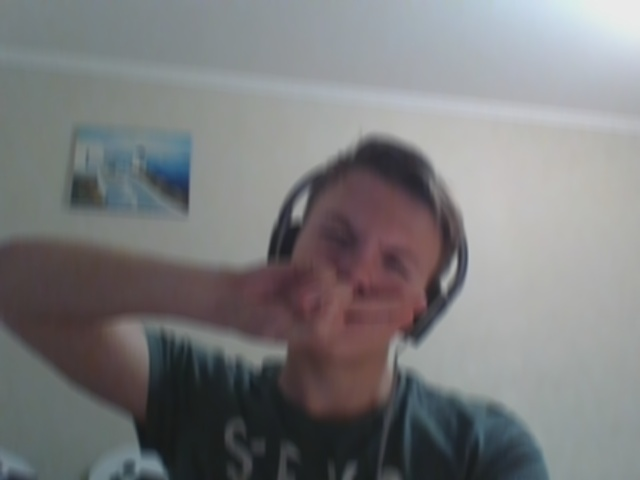
//> input picture ibm/lab5/image0.jpg, 640 x 480 px
$ ./laplas   (built with g++ and OpenCV 4)
//> lines starting //> are read from the running program, lines starting //| are printed output that depends on the picture
//
// пример работы оператора Лапласа - cvLaplace()
//
// robocraft.ru
//

//#include <cv.hpp>
#include <stdlib.h>
#include <stdio.h>


#include "opencv2/videoio.hpp"
#include "opencv2/highgui.hpp"
#include "opencv2/imgproc.hpp"

IplImage* image = 0;
IplImage* dst = 0;
IplImage* dst2 = 0;

int main(int argc, char* argv[])
{
	// имя картинки задаётся первым параметром
	char* filename = argc >= 2 ? argv[1] : (char *)"Image0.jpg";
	// получаем картинку
	image = cvLoadImage(filename, 1);
//> image is the input picture: 480 rows x 640 cols, CV_8UC3; mean B, G, R 124.2, 123.1, 122.6
	// создаём картинки
	dst = cvCreateImage( cvGetSize(image), IPL_DEPTH_16S, image->nChannels);
	dst2 = cvCreateImage( cvGetSize(image), image->depth, image->nChannels);

	printf("[i] image: %s\n", filename);
	assert( image != 0 );

	// окно для отображения картинки
	cvNamedWindow("original", CV_WINDOW_AUTOSIZE);
	cvNamedWindow("cvLaplace", CV_WINDOW_AUTOSIZE);

	int aperture = argc == 3 ? atoi(argv[2]) : 3;

	// применяем оператор Лапласа
	cvLaplace(image, dst, aperture);
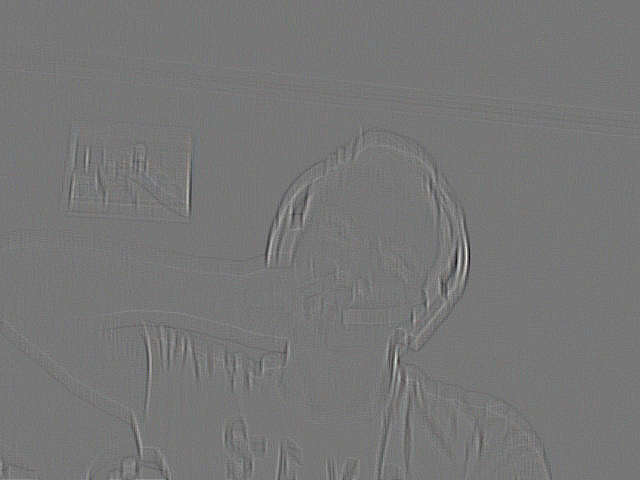
//> dst: 480 rows x 640 cols, CV_16SC3; mean B, G, R 0, 0, 0; drawn with min black and max white

	// преобразуем изображение к 8-битному
	cvConvertScale(dst, dst2);
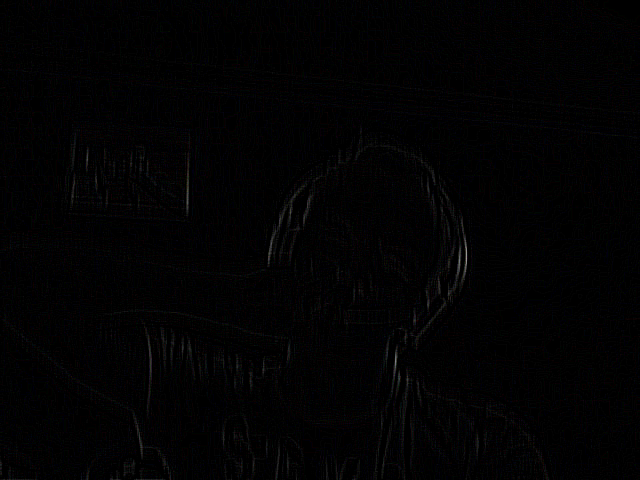
//> dst2: 480 rows x 640 cols, CV_8UC3; mean B, G, R 2.5, 2, 2.2

	// показываем картинку
	cvShowImage("original", image);
	cvShowImage("cvLaplace", dst2);

	cvWaitKey(0);

	// освобождаем ресурсы
	cvReleaseImage(&image);
	cvReleaseImage(&dst);
	cvReleaseImage(&dst2);
	// удаляем окна
	cvDestroyAllWindows();
	return 0;
}
